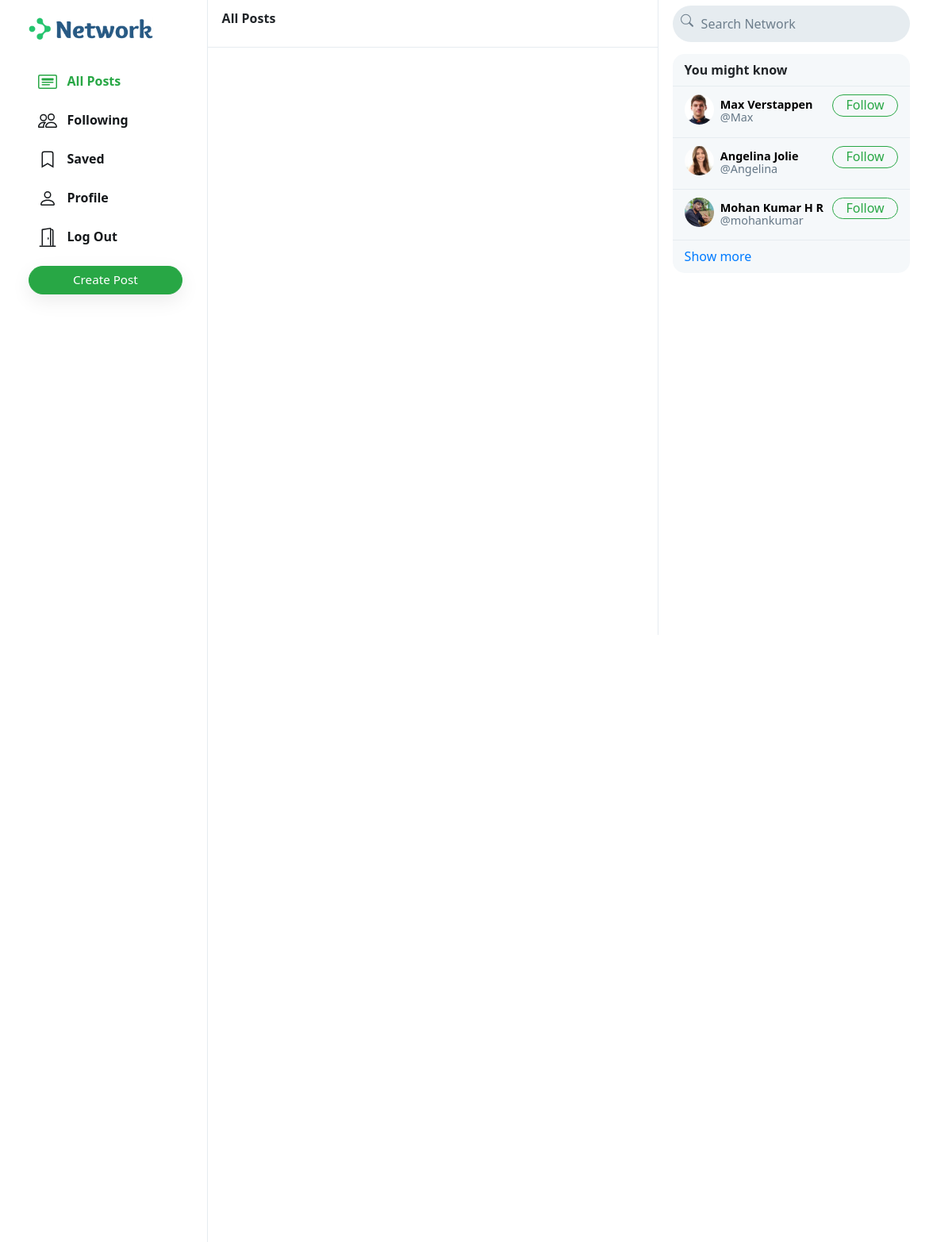
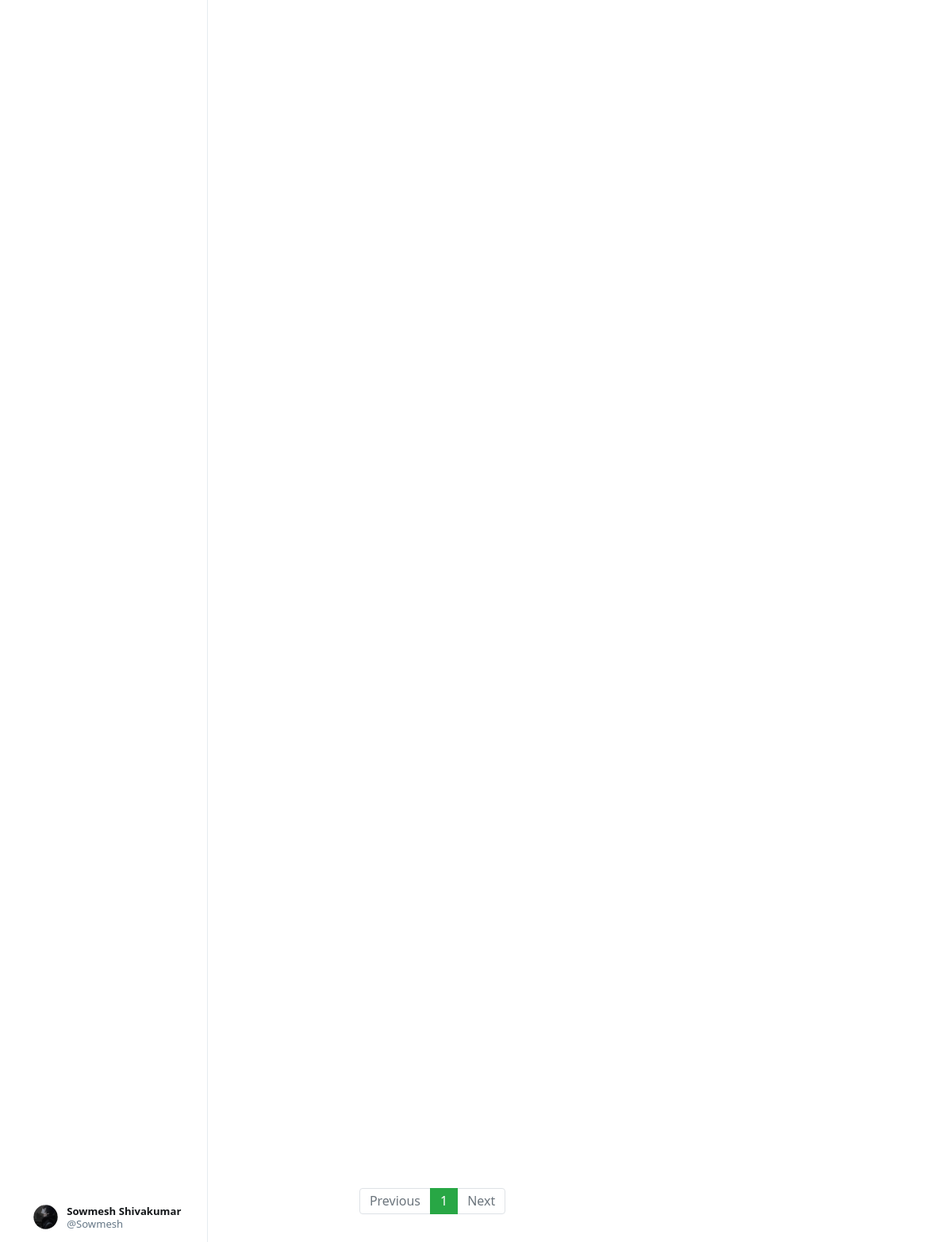
The app's page / (signed in) with its own data (2 pictures, top to bottom).
### network/models.py (models this page shows, shortened)
class User(AbstractUser):
    profile_pic = models.ImageField(upload_to='profile_pic/')
    bio = models.TextField(max_length=160, blank=True, null=True)
    cover = models.ImageField(upload_to='covers/', blank=True)

### network/views.py (the view)
# urls.py: path("", views.index, name="index"),
def index(request):
    all_posts = Post.objects.all().order_by('-date_created')
    paginator = Paginator(all_posts, 10)
    page_number = request.GET.get('page')
    if page_number == None:
        page_number = 1
    posts = paginator.get_page(page_number)
    followings = []
    suggestions = []
    if request.user.is_authenticated:
        followings = Follower.objects.filter(followers=request.user).values_list('user', flat=True)
        suggestions = User.objects.exclude(pk__in=followings).exclude(username=request.user.username).order_by("?")[:6]
    return render(request, "network/index.html", {
        "posts": posts,
        "suggestions": suggestions,
        "page": "all_posts",
        'profile': False
    })

### network/templates/network/index.html (shortened to what this page needs)
{% extends "network/layout.html" %}
{% load static %}
{% block body %}
    <div class="main-div">
        <div class="left-div">
            <nav class="head heading">
                {% if page == 'all_posts' %}
                    All Posts
                {% elif page == 'following' %}
                    Following
                {% elif page == 'saved' %}
                    Saved
                {% elif page == 'profile' %}
                    Profile
                {% else %}
                    Explore
                {% endif %}
            </nav>
            <div class="left-div-content">
                <div class="posts-view">
                    <div class="main-div-content">
                        <nav aria-label="Page navigation example" class="pagination-bar">
                            <ul class="pagination justify-content-center">
                                {% if posts.has_previous %}
                                    <li class="page-item">
                                        <a class="page-link" href="?page={{ posts.previous_page_number | default:1}}" tabindex="-1" aria-disabled="true">Previous</a>
                                    </li>
                                {% else %}
                                    <li class="page-item disabled">
                                        <a class="page-link" href="" tabindex="-1" aria-disabled="true">Previous</a>
                                    </li>
                                {% endif %}
                                {% for each in posts.paginator.page_range %}
                                    {% if each == posts.number %}
                                        <li class="page-item active"><a class="page-link" href="?page={{each}}">{{each}}</a></li>
                                    {% else %}
                                        <li class="page-item"><a class="page-link" href="?page={{each}}">{{each}}</a></li>
                                    {% endif %}
                                {% endfor %}
                                {% if posts.has_next %}
                                    <li class="page-item">
                                        <a class="page-link" href="?page={{ posts.next_page_number }}">Next</a>
                                    </li>
                                {% else %}
                                    <li class="page-item disabled">
                                        <a class="page-link" href="">Next</a>
                                    </li>
                                {% endif %}
                            </ul>
                          </nav>
                    </div>
                </div>
            </div>
        </div>
    </div>
{% endblock %}

### network/templates/network/layout.html (shortened to what this page needs)
{% load static %}
<!DOCTYPE html>
<html lang="en">
    <head>
        <link rel="stylesheet" href="https://stackpath.bootstrapcdn.com/bootstrap/4.4.1/css/bootstrap.min.css">
        <link href="{% static 'network/styles.css' %}" rel="stylesheet">
    </head>
    <body>
        <div class="body" data-page="{{page}}">
            <div class="sidenav">
                <a href="{% url 'index' %}" class="navbar-brand">
                    <img src="{% static 'network/Images/logo.png' %}" height="31px">
                </a>
                <div style="height: 100%;">
                    <div>
                        <div>
                            <ul>
                                <li class="nav-item" id="all_posts">
                                <a href="{% url 'index' %}" class="nav-link">
                                    <div>
                                        &nbsp;&nbsp;All Posts
                                    </div>
                                </a>
                                </li>
                                {% if user.is_authenticated %}
                                    <li class="nav-item" id="following">
                                        <a href="{% url 'following' %}" class="nav-link">
                                            <div>
                                                &nbsp;&nbsp;Following
                                            </div>
                                        </a>
                                    </li>
                                    <li class="nav-item" id="saved">
                                        <a href="{% url 'saved' %}" class="nav-link">
                                            <div>
                                                <svg width="1.5em" height="1.5em" viewBox="0 0 16 16" class="bi bi-bookmark" fill="currentColor" xmlns="http://www.w3.org/2000/svg">
                                                    <path fill-rule="evenodd" d="M8 12l5 3V3a2 2 0 0 0-2-2H5a2 2 0 0 0-2 2v12l5-3zm-4 1.234l4-2.4 4 2.4V3a1 1 0 0 0-1-1H5a1 1 0 0 0-1 1v10.234z"/>
                                                  </svg>
                                                &nbsp;&nbsp;Saved
                                            </div>
                                        </a>
                                    </li>
                                    <li class="nav-item" id="profile">
                                        <a href="{% url 'profile' user.username %}" class="nav-link">
                                            <div>
                                                &nbsp;&nbsp;Profile
                                            </div>
                                        </a>
                                    </li>
                                    <li class="nav-item" id="logout">
                                        <a href="{% url 'logout' %}" class="nav-link">
                                            <div>
                                                &nbsp;&nbsp;Log Out
                                            </div>
                                        </a>
                                    </li>
                                {% endif %}
                            </ul>
                        </div>
                        {% if user.is_authenticated %}
                            <button id="popup-btn" class="btn btn-success new-post-btn" onclick="createpost()">Create Post</button>
                        {% endif %}
                    </div>
                    <div style="position: absolute; bottom: 10px;">
                        {% if user.is_authenticated %}
                            <li class="nav-item sidenav-user">
                                <a href="{% url 'profile' user.username %}" class="nav-link">
                                    <div class="user_account">
                                        <div class="small-profilepic" style="float: left; background-image: url(/media/{{user.profile_pic}})"></div>
                                        <div style="height: 2.7vw; margin: auto;">
                                            <div style="margin-top: 4px;"><strong>{{user.first_name}} {{user.last_name}}</strong></div>
                                            <div class="grey" style="margin-top: 4px;">@{{ user.username }}</div>
                                        </div>
                                    </div>
                                </a>
                            </li>
                        {% endif %}
                    </div>
                </div>
            </div>
            {% block body %}
            {% endblock %}
            <div class="right-div">
                <nav class="head">
                    <form action="#">
                        <div class="search-div">
                            <div>
                            </div>
                            <input type="text" name="query" id="search-box" placeholder="Search Network">
                        </div>
                    </form>
                </nav>
                <div class='right-div-content'>
                    <div class="space" style="background-color: white;"></div>
                    {% if user.is_authenticated %}
                        <div class="suggestion-box">
                            <div class="suggestion-header">
                                You might know
                            </div>
                            {% for suggestion in suggestions %}
                                <div class="suggestion-user">
                                    <div>
                                        <a href="{% url 'profile' suggestion.username %}">
                                            <div class="small-profilepic" style="background-image: url(/media/{{suggestion.profile_pic}})"></div>
                                        </a>
                                    </div>
                                    <div class="user-details">
                                        <a href="{% url 'profile' suggestion.username %}">
                                            <div id="user-name">
                                                <strong>
                                                    {{suggestion.first_name}} {{suggestion.last_name}}
                                                </strong>
                                            </div>
                                            <div class="grey">@{{suggestion.username}}</div>
                                        </a>
                                    </div>
                                    <div>
                                        <button class="btn btn-outline-success" type="button" onclick="follow_user(this,'{{suggestion.username}}','suggestion')">Follow</button>
                                    </div>
                                </div>
                            {% empty %}
                                    <div style="text-align: center; border-bottom: .5px solid #e6ecf0; padding: 10px 15px;">
                                        <span class="grey" style="font-size: .9em;">No suggestions available.</span>
                                    </div>
                            {% endfor %}
                            <div class="suggestion-footer">
                                <a href="#">Show more</a>
                            </div>
                        </div>
                    {% endif %}
                </div>
            </div>
        </div>
    </body>
</html>

### network/static/network/styles.css (style rules this page uses)
.body { display: flex; min-height: 100%; font-family: system-ui, sans-serif; }
.btn { border-radius: 20px; padding: 0.32rem 1rem 0.375rem 1rem; }
.btn, .btn:focus, .btn:active { box-shadow: none !important; -webkit-box-shadow: none !important; }
.grey { color: #657786; }
svg { vertical-align: text-top; }
.sidenav { height: 100%; width: 21.8%; position: fixed; top: 0; left: 0; padding: 15px; list-style: none; border-right: .5px solid #e6ecf0; z-index: 100; padding-left: 3%; background-color: white; }
.sidenav ul { list-style: none; padding-left: 0px; margin-top: 3vh; }
.sidenav li { margin-top: 7px; }
.sidenav .nav-link { color: #14171a; line-height: .7em; font-weight: 700; padding: 0px; }
.sidenav .nav-link > div { padding: 10px 20px 8px 12px; border-radius: 25px; line-height: 0.9em; width: max-content; }
.new-post-btn { padding-left: 55px !important; padding-right: 55px !important; font-size: .95em; font-weight: 530; box-shadow: rgba(0, 0, 0, 0.08) 0px 8px 24px !important; }
.user_account { display: flex; font-size: .82rem; font-weight: normal; padding-top: 3px !important; padding-bottom: 3px !important; padding-left: 3px !important; }
.user_account .small-profilepic { transform: scale(.82); margin-left: auto; margin-top: auto; }
.active a { color: #28a745 !important; }
.main-div { position: relative; width: 47.25%; min-height: 100vh; left: 21.8%; }
.left-div { position: relative; }
.head { height: 7.5vh; }
.heading { position: fixed; width: 47.255%; top: 0px; padding: 18px; border-bottom: .5px solid #e6ecf0; line-height: .7em; font-weight: 800; background-color: #fff; z-index: 1000; }
.left-div-content { margin-top: 7.5vh; }
.small-profilepic { width: 3.1vw; height: 3.1vw; border-radius: 9999px; overflow: hidden; margin-right: 8px; background-size: cover; background-repeat: no-repeat; background-position: center; box-sizing: content-box; }
.space { height: 8px; background-color: #e6ecf0; }
.pagination-bar { margin-top: 35px; margin-bottom: 35px; }
.pagination-bar .page-link { line-height: .9em; }
.page-item.active .page-link { color: white !important; background-color: #28a745; border-color: #28a745; }
.page-link { color: #28a745; }
.right-div { width: 28%; height: 100vh; position: fixed; right: 2.95%; border-left: .5px solid #e6ecf0; background-color: white; }
.right-div .head { padding: .9vh 1.5vw; }
.right-div .search-div { margin-left: auto; margin-right: auto; display: flex; border-radius: 25px; background-color: #e6ecf0; padding-left: 10px; padding-right: 10px; vertical-align: middle; }
#search-box { height: 5.7vh; border: none; background: none; outline: none; width: 100%; margin-left: 8px; }
#search-box::placeholder { color: #6d7e8c; }
.right-div-content { height: 92.5vh; overflow: auto; padding-left: 1.5vw; padding-right: 1.5vw; }
.suggestion-box, .guest-box { border-radius: 15px; overflow: hidden; background-color: #f5f8fa; }
.suggestion-header { padding: 13px 15px; line-height: .9em; font-weight: 800; border-bottom: .5px solid #e6ecf0; }
.suggestion-user { display: flex; padding: 10px 15px; font-size: .9em; border-bottom: .5px solid #e6ecf0; }
.suggestion-user a { color: black; text-decoration: none; }
.user-details { flex: 1; line-height: 1.1em; padding: 5px 0px 7px 0px; }
.suggestion-user .btn { padding: 0em 1em .09em 1em; }
.suggestion-footer { padding: 13px 15px; line-height: .9em; }
.suggestion-footer a { text-decoration: none; }

### records on screen
User: profile_pic (picture), first_name "Sowmesh", last_name "Shivakumar", username "Sowmesh"
User: profile_pic (picture), first_name "Max", last_name "Verstappen", username "Max"
User: profile_pic (picture), first_name "Angelina", last_name "Jolie", username "Angelina"
User: profile_pic (picture), first_name "Mohan", last_name "Kumar H R", username "mohankumar"

### other values on screen
{{ each }} "1"
